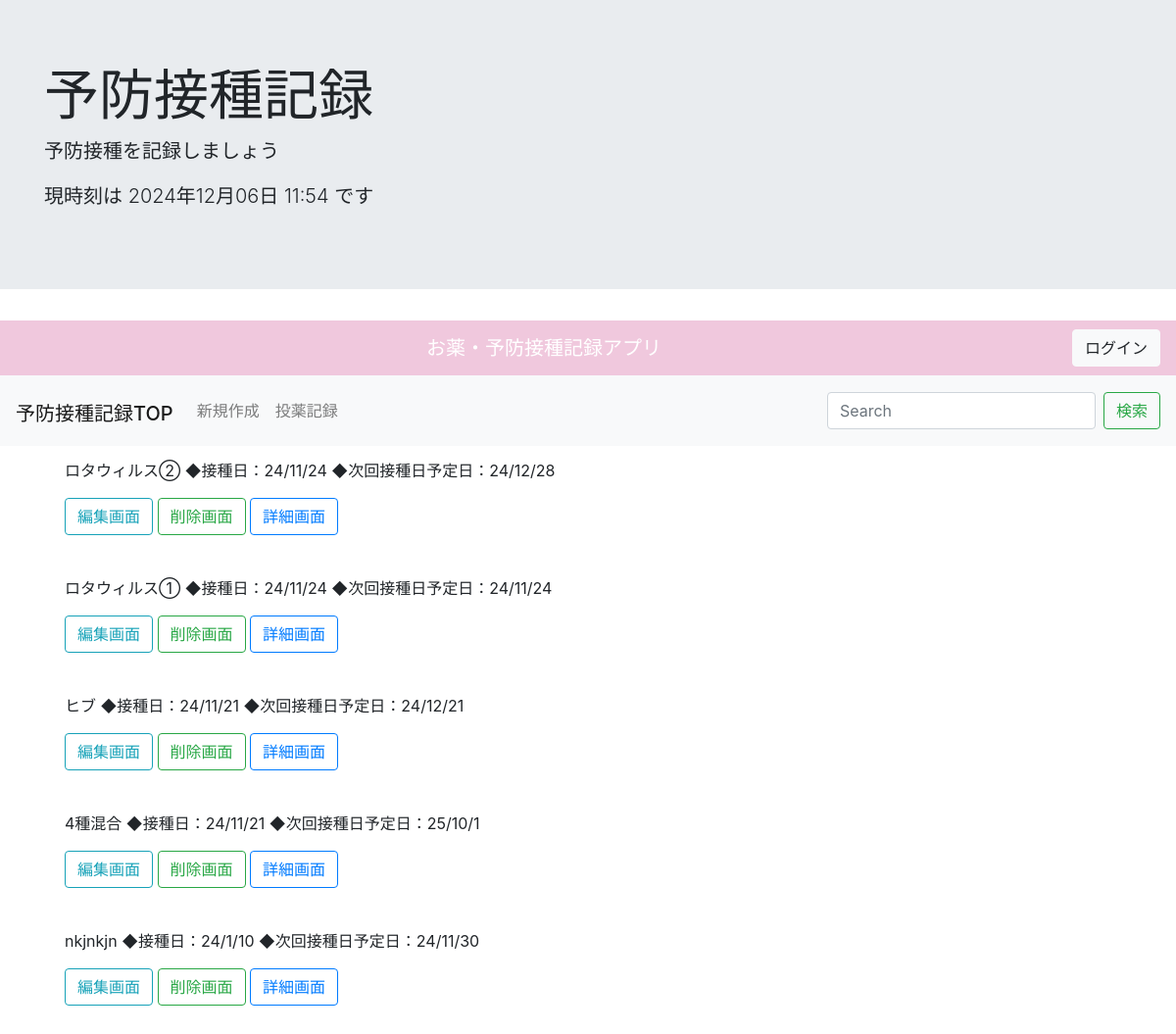
/vaccinationlist/, run on the app's committed database.
### todo/models.py (models this page shows, shortened)
class VaccinationTodoModel(models.Model):
    title = models.CharField('予防接種名', max_length=50)
    contents = models.TextField('詳細')
    img = models.ImageField('写真', upload_to='todo/picture/', blank=True, null=True)
    created_at = models.DateTimeField('作成日付', default=timezone.now)
    update_at = models.DateTimeField('編集日時',blank=True, null=True)
    duedate = models.DateField('次回予定日',blank=True, null=True, default=timezone.now)

### todo/views.py (the view)
# urls.py: path('vaccinationlist/', VaccinationTodoList.as_view(),name='vaccinationlist'),
class VaccinationTodoList(ListView):
    template_name = 'todo/vaccinationlist.html'
    model = VaccinationTodoModel
    def get_queryset(self, **kwargs):
        queryset = super().get_queryset(**kwargs)
        query = self.request.GET
        if keyword := query.get('keyword'):
            queryset = queryset.filter(title__icontains=keyword)
        return queryset.order_by('-created_at','-update_at','duedate')

### todo/templates/todo/vaccinationlist.html (shortened to what this page needs)
{% extends 'base.html' %}
{% block header %}
<div class="jumbotron jumbotron-fluid">
    <div class="container">
      <h1 class="display-4">予防接種記録</h1>
      <p class="lead">予防接種を記録しましょう</p>
      <p class="lead">現時刻は {% now "Y年m月d日 H:i " %}です</p>
    </div>
  </div>{% endblock %}
{% block content %}
<nav class="navbar navbar-expand-lg navbar-light bg-light">
  <h1><a class="navbar-brand" href="{% url 'todo:vaccinationlist'  %}">予防接種記録TOP</a></h1>
  <div class="collapse navbar-collapse" id="navbarSupportedContent">
    <ul class="navbar-nav mr-auto">
      <li class="nav-item ">
        <a class="nav-link" href="{% url 'todo:vaccinationcreate'  %}">新規作成 <span class="sr-only">(current)</span></a>
      </li>
      <li class="nav-item">
        <a class="nav-link" href="{% url 'todo:list'  %}">投薬記録</a>
      </li>
    </ul>
      <form class="form-inline my-2 my-lg-0" method="GET" action='{% url 'todo:vaccinationlist' %}'>
        <input class="form-control mr-sm-2" type='text' placeholder="Search"  name='keyword'>
        <button class="btn btn-outline-success my-2 my-sm-0" type='submit'>検索</button>
      </form>
  </div>
</nav>
    <div class="container">
    {% for item in object_list %}
    <div class="alert alert-{{ item.priority }}" role="alert">
        <p>{{ item.title }} ◆接種日：{{ item.created_at | date:"y/n/j "}} ◆次回接種日予定日：{{ item.duedate | date:"y/n/j "}}</p>
        <a href="{% url 'todo:vaccinationupdate' item.pk %}" class="btn btn-outline-info " tabindex="-1" role="button" aria-disabled="true">編集画面</a>
        <a href="{% url 'todo:vaccinationdelete' item.pk %}" class="btn btn-outline-success " tabindex="-1" role="button" aria-disabled="true">削除画面</a>
        <a href="{% url 'todo:vaccinationdetail' item.pk %}" class="btn btn-outline-primary " tabindex="-1" role="button" aria-disabled="true">詳細画面</a>
    </div>
 {% endfor %}
</div>
 {% endblock content %}

### data on the page
VaccinationTodoModel: title "ロタウィルス②", created_at "24/11/24", duedate "24/12/28"
VaccinationTodoModel: title "ロタウィルス①", created_at "24/11/24", duedate "24/11/24"
VaccinationTodoModel: title "ヒブ", created_at "24/11/21", duedate "24/12/21"
VaccinationTodoModel: title "4種混合", created_at "24/11/21", duedate "25/10/1"
VaccinationTodoModel: title "nkjnkjn", created_at "24/1/10", duedate "24/11/30"
